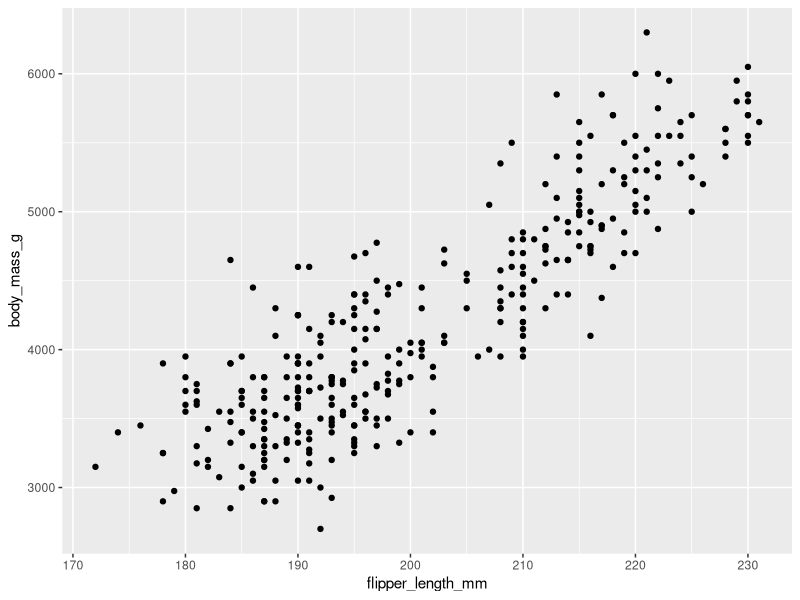
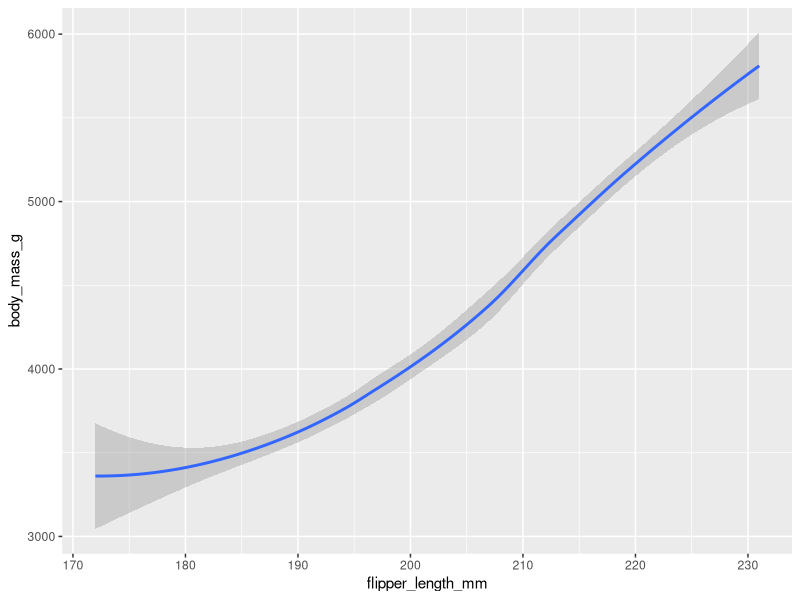
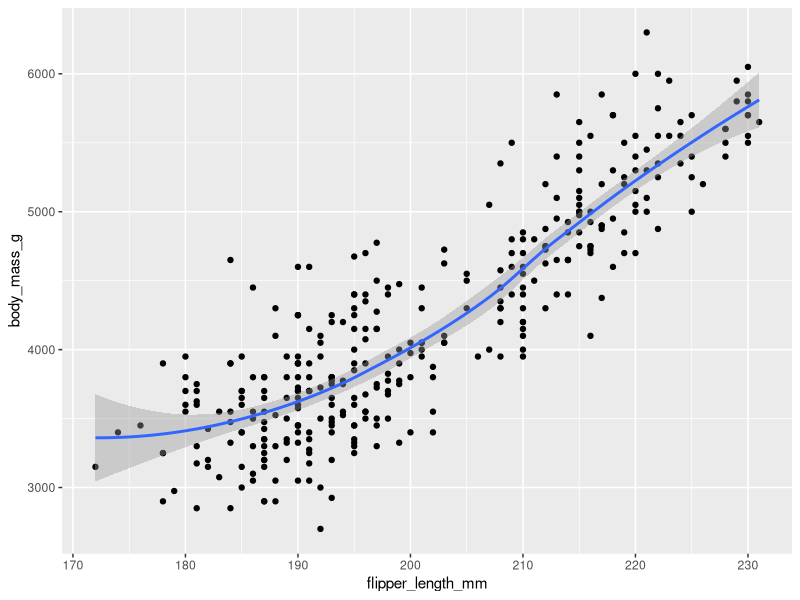
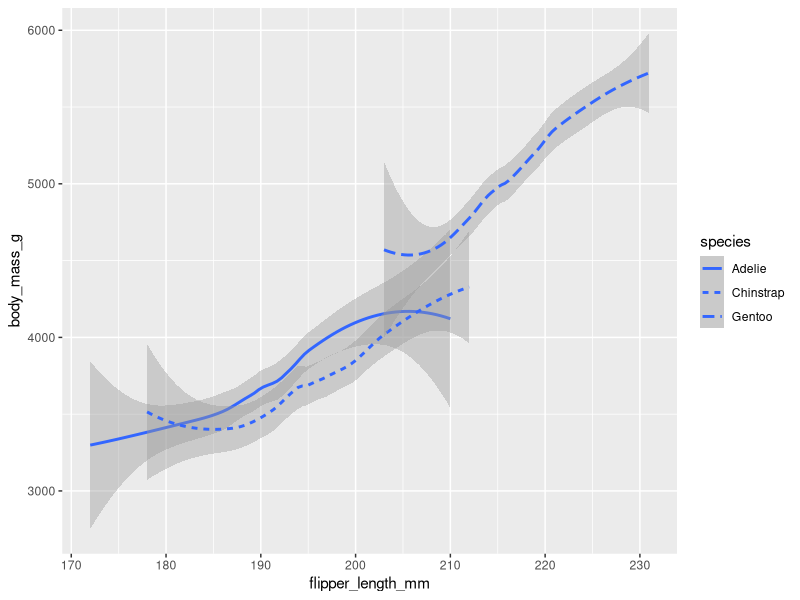
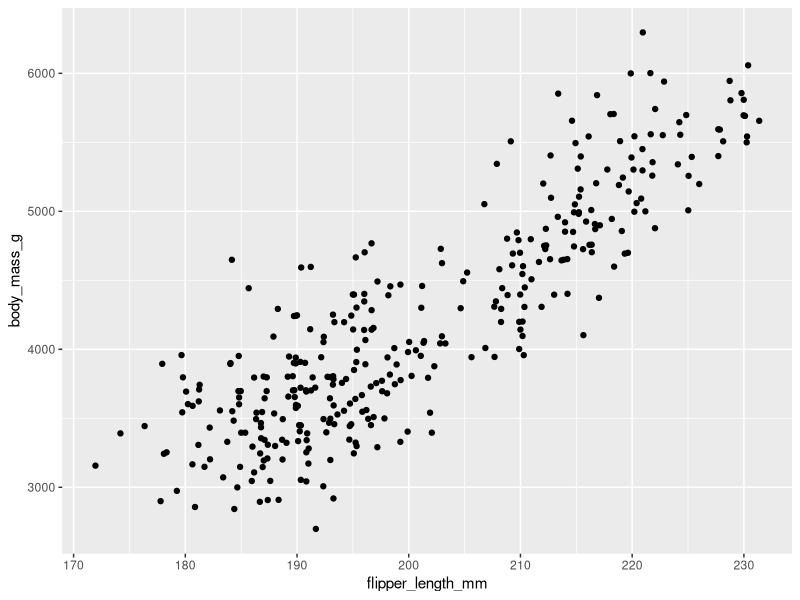
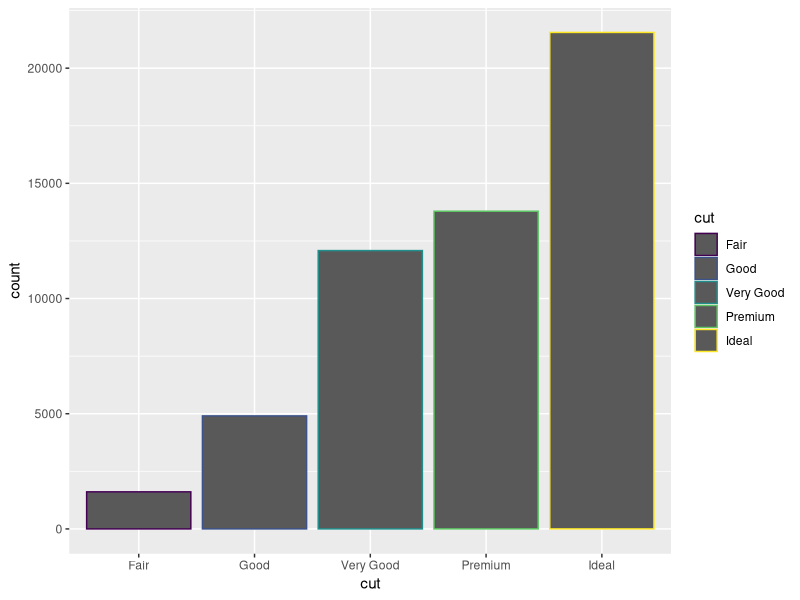
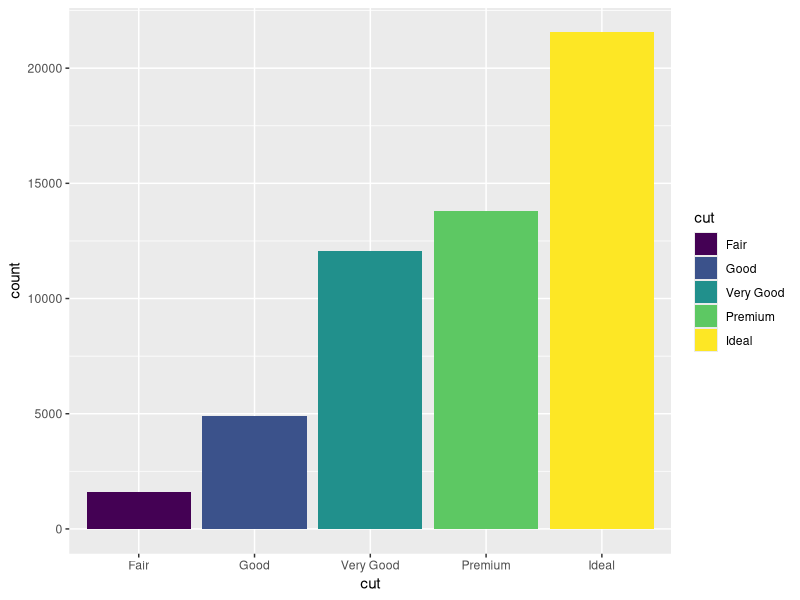
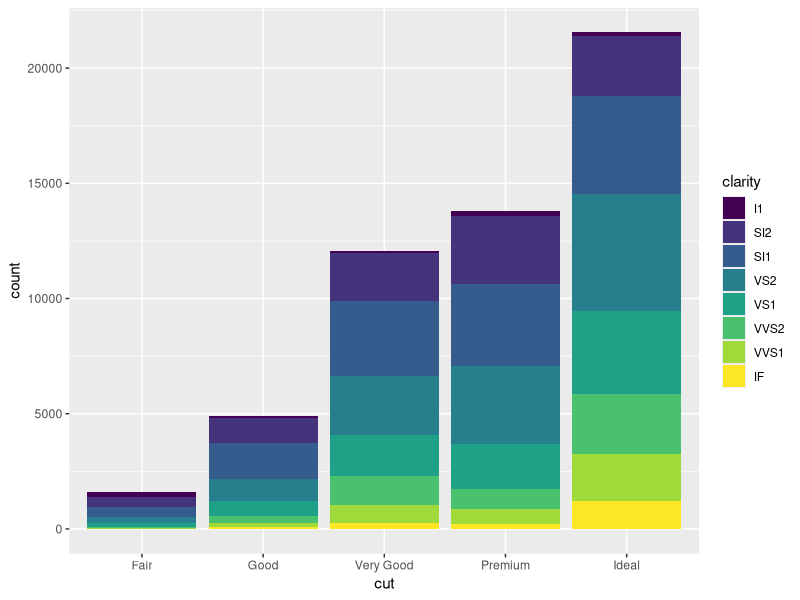

These figures' R source, in order:
# DIFFERENT TYPES OF PLOTS

# GEOMS
  # - geom_point()
  # - geom_bar()
  # - geom_line()

library(ggplot2)
library(palmerpenguins)

# geom_point

    ggplot(data = penguins) +
      geom_point(mapping = aes(x = flipper_length_mm, y = body_mass_g))
  
# geom_smooth
  # smoothing enables the detection of a data trend
    # - loess smoothing - best for less than 1000 points
    # - gam smoothing - large number of points
    
    ggplot(data = penguins) +
      geom_smooth(mapping = aes(x = flipper_length_mm, y = body_mass_g))
  
  # can combine 2 types of geom
    
    ggplot(data = penguins) +
      geom_point(mapping = aes(x = flipper_length_mm, y = body_mass_g)) +
      geom_smooth(mapping = aes(x = flipper_length_mm, y = body_mass_g))
  
  # plot separate line for each penguin specie
    # linetype
    
    ggplot(data = penguins) +
      geom_smooth(mapping = aes(x = flipper_length_mm, y = body_mass_g, linetype = species))
    
  # creates a scatter plot w/ small amount of random noise to each point
    # geom_jitter
    # jittering helps deal w/ over-plotting (plot overlap with each other)
    # jittering makes the point easier to find
    
    ggplot(data = penguins) +
      geom_jitter(mapping = aes(x = flipper_length_mm, y = body_mass_g, linetype = species))
  
# geom_bar
    
    # outline color
    ggplot(data = diamonds) +
      geom_bar(mapping = aes(x = cut, color = cut))
    
    # fill color
    ggplot(data = diamonds) +
      geom_bar(mapping = aes(x = cut, fill = cut))
    
    # stacked color (when the variables are not the same)
    ggplot(data = diamonds) +
      geom_bar(mapping = aes(x = cut, fill = clarity))
  
# NOTES:
  # - ggplot2 has over 30 geom functions and extension packages are present
  # - ggplot2 cheat sheet
  
  
  